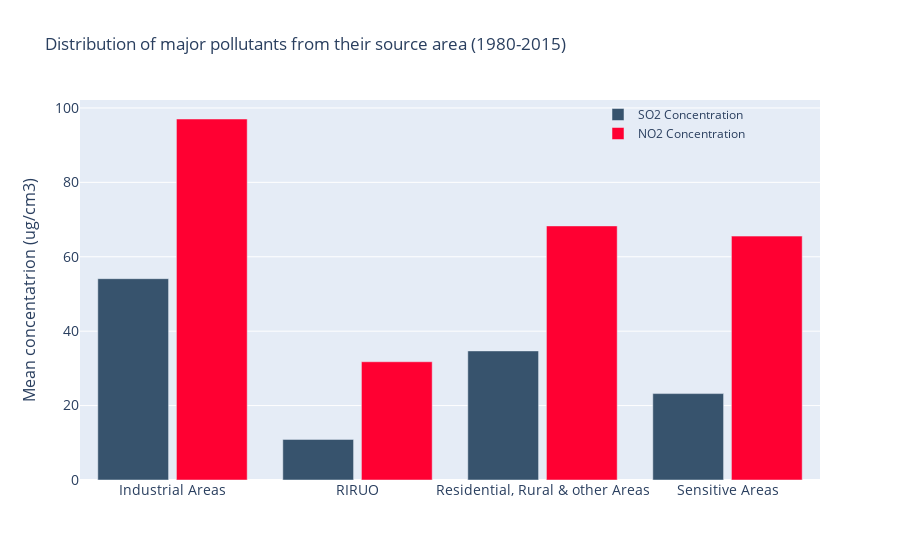

Source (notebook cell):
### Code cell
so2_values = [27.130601
+13.212287
+13.765723
,10.912577
,15.227778
+10.246096
+9.218447
,10.486184
+5.263545
+7.477118]

no2_values=[37.864767
+                       29.171192
+                     29.991727
,                                31.779908
,                          19.492857
+               25.389332
+    23.410190
,                           24.618723
+                        18.060240
+                      22.871588]
areas = [
'Industrial Areas'                      ,
'RIRUO'                               ,
'Residential, Rural & other Areas'     ,          
'Sensitive Areas'                        ]
fig = go.Figure()
fig.add_trace(go.Bar(x=areas,
                y=so2_values,
#                      error_y=dict(type='data', array=np.array(avg_df['Err BW'])),
                name='SO2 Concentration',
                marker_color='rgb(55, 83, 109)'
                ))
fig.add_trace(go.Bar(x=areas,
                y=no2_values,
#                 error_y=dict(type='data', array=np.array(avg_df['Err AV'])),
                name='NO2 Concentration',
                marker_color='rgb(255,0,50)'
                ))

fig.update_layout(
    title='Distribution of major pollutants from their source area (1980-2015)' ,
    xaxis_tickfont_size=14,
    yaxis=dict(
        title='Mean concentatrion (ug/cm3)',
        titlefont_size=16,
        tickfont_size=14,
    ),
    legend=dict(
        x=0.7,
        y=1.0,
        bgcolor='rgba(255, 255, 255, 0)',
        bordercolor='rgba(255, 255, 255, 0)'
    ),
    barmode='group',
    bargap=0.15, # gap between bars of adjacent location coordinates.
    bargroupgap=0.1,# gap between bars of the same location coordinate.
    
)
fig.show()

### Figure 1 — Plotly figure (JSON) as saved in the notebook; plotly's stock layout.template omitted (floating-point values rounded to 4 significant figures)
{"data": [{"marker": {"color": "rgb(55, 83, 109)"}, "name": "SO2 Concentration", "type": "bar", "x": ["Industrial Areas", "RIRUO", "Residential, Rural & other Areas", "Sensitive Areas"], "y": [54.11, 10.91, 34.69, 23.23]}, {"marker": {"color": "rgb(255,0,50)"}, "name": "NO2 Concentration", "type": "bar", "x": ["Industrial Areas", "RIRUO", "Residential, Rural & other Areas", "Sensitive Areas"], "y": [97.03, 31.78, 68.29, 65.55]}], "layout": {"bargap": 0.15, "bargroupgap": 0.1, "barmode": "group", "legend": {"bgcolor": "rgba(255, 255, 255, 0)", "bordercolor": "rgba(255, 255, 255, 0)", "x": 0.7, "y": 1}, "title": {"text": "Distribution of major pollutants from their source area (1980-2015)"}, "xaxis": {"tickfont": {"size": 14}}, "yaxis": {"tickfont": {"size": 14}, "title": {"font": {"size": 16}, "text": "Mean concentatrion (ug/cm3)"}}}}
